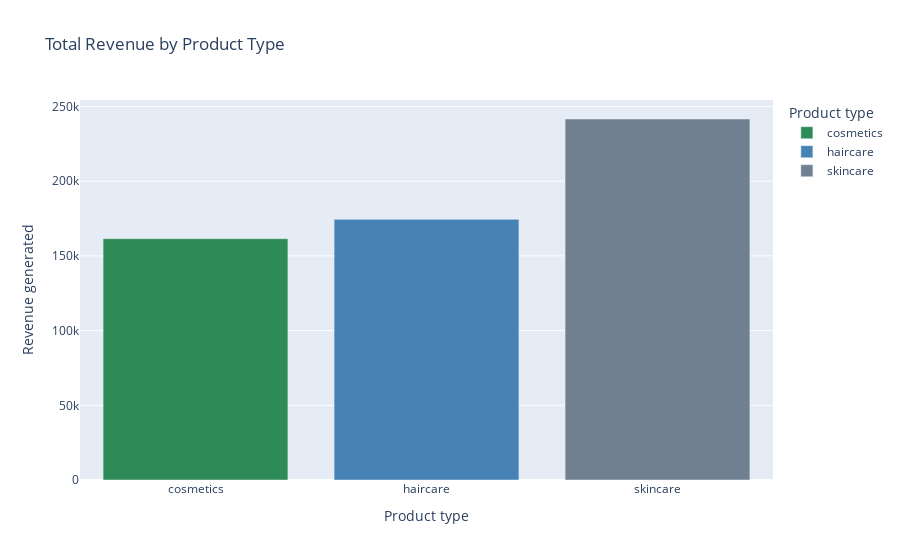

Notebook cell for this chart:
### Code cell
fig1 = px.bar(
    df.groupby("Product type")["Revenue generated"].sum().reset_index(),
    x="Product type",
    y="Revenue generated",
    color="Product type",
    color_discrete_sequence=supply_chain_colors,
    title="Total Revenue by Product Type",
    hover_data={"Revenue generated": ":,.2f"}
)
fig1.show()

### Figure 1 — Plotly figure (JSON) as saved in the notebook; plotly's stock layout.template omitted (floating-point values rounded to 4 significant figures)
{"data": [{"hovertemplate": "Product type=%{x}<br>Revenue generated=%{y:,.2f}<extra></extra>", "legendgroup": "cosmetics", "marker": {"color": "#2E8B57", "pattern": {"shape": ""}}, "name": "cosmetics", "orientation": "v", "showlegend": true, "textposition": "auto", "type": "bar", "x": ["cosmetics"], "xaxis": "x", "y": [161500.0], "yaxis": "y"}, {"hovertemplate": "Product type=%{x}<br>Revenue generated=%{y:,.2f}<extra></extra>", "legendgroup": "haircare", "marker": {"color": "#4682B4", "pattern": {"shape": ""}}, "name": "haircare", "orientation": "v", "showlegend": true, "textposition": "auto", "type": "bar", "x": ["haircare"], "xaxis": "x", "y": [174500.0], "yaxis": "y"}, {"hovertemplate": "Product type=%{x}<br>Revenue generated=%{y:,.2f}<extra></extra>", "legendgroup": "skincare", "marker": {"color": "#708090", "pattern": {"shape": ""}}, "name": "skincare", "orientation": "v", "showlegend": true, "textposition": "auto", "type": "bar", "x": ["skincare"], "xaxis": "x", "y": [241600.0], "yaxis": "y"}], "layout": {"barmode": "relative", "legend": {"title": {"text": "Product type"}, "tracegroupgap": 0}, "title": {"text": "Total Revenue by Product Type"}, "xaxis": {"anchor": "y", "categoryarray": ["cosmetics", "haircare", "skincare"], "categoryorder": "array", "domain": [0, 1], "title": {"text": "Product type"}}, "yaxis": {"anchor": "x", "domain": [0, 1], "title": {"text": "Revenue generated"}}}}
